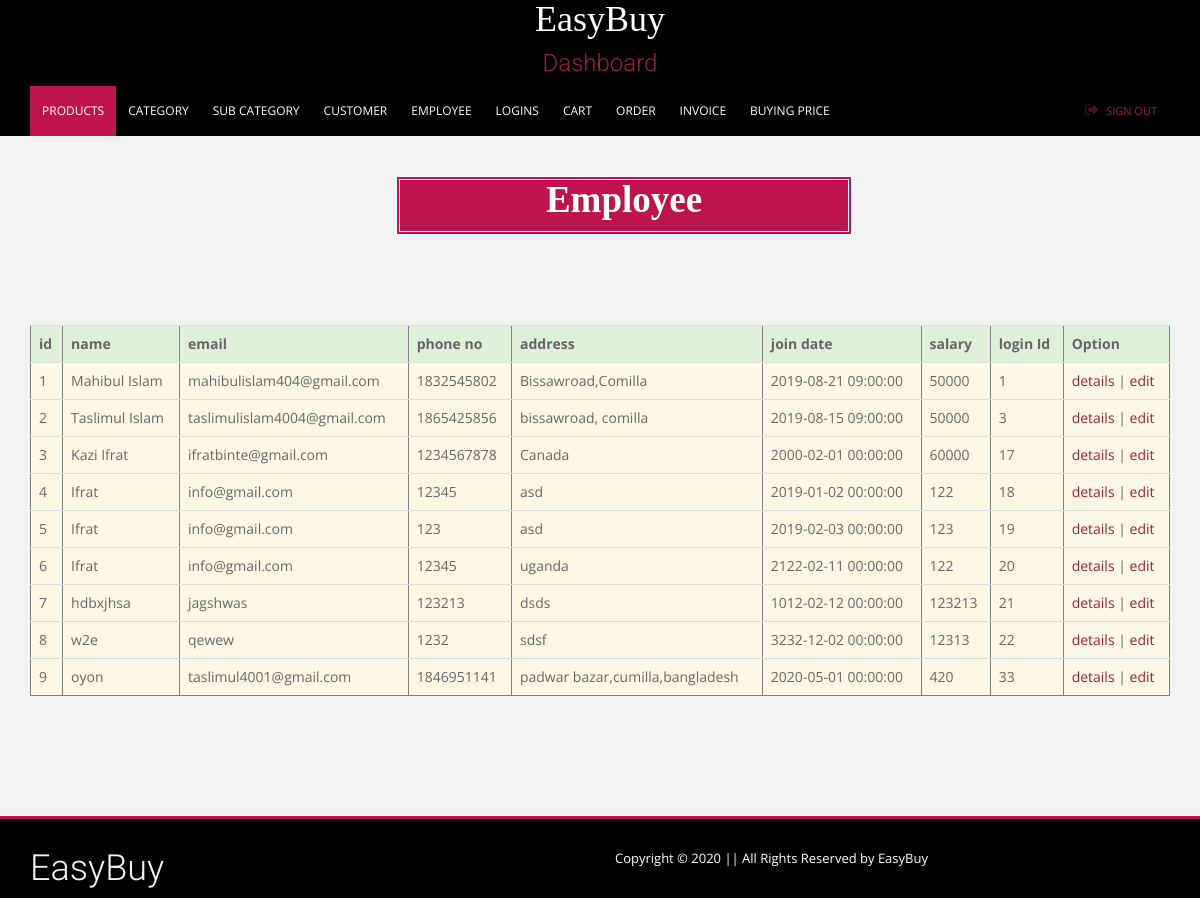
Screenshot of /views/employee/index.php (signed in) with the database file from the repository.
### tables this page shows
CREATE TABLE `employee` (
  `Id` int(11) NOT NULL,
  `Name` varchar(40) NOT NULL,
  `Email` varchar(50) NOT NULL,
  `Phone` int(11) NOT NULL,
  `Address` varchar(100) NOT NULL,
  `Join_Date` datetime NOT NULL,
  `Salary` int(11) NOT NULL,
  `Login_Id` int(11) NOT NULL
);

### app/model/model.php (called while the page is built, shortened)
<?php
    function readQuery($sql)
    {
        $conn = new mysqli(servername , username, password, databaseName);
        $arr = [];
        $result = $conn->query($sql);
        if ($result == TRUE) {
            while($row = $result->fetch_assoc()) {
                $arr[] = $row;
            }
        }
        else
        {
            echo "Error: " . $conn->error;
        }
        $json_data = json_encode($arr);
        return $json_data;
    }
?>

### app/controller/employeeController.php (called while the page is built, shortened)
<?php
function index()
    {
        $sql = "select * from employee";
        $jsonData = readQuery($sql);
        $emp = json_decode($jsonData);
        return $emp;
    }
?>

### views/employee/index.php (the view, shortened to what this page needs)
<?php
    include_once CON_FRONT.'employeeController.php';
    $emp = index();
?>
<!DOCTYPE html>
<html lang="en">
<head>
</head>
<body>
<?php include "../layout/adminHeader.php";?>
<br><br>
    <div class="section-title text-center">
        <h2 style="font-weight: 700;">Employee</h2>
    </div>
    <br>
<br>
<div class="container">
<br>
<br>
    <table class= "table table-hover" border="1px" align="center">
        <tr class="success">
            <th>id</th>
            <th>name</th>
            <th>email</th>
            <th>phone no</th>
            <th>address</th>
            <th>join date</th>
            <th>salary</th>
            <th>login Id</th>
            <th>Option</th>
        </tr>
        <?php foreach($emp as $e)
        { ?>
        <tr class= "warning">
            <td><?php echo $e->Id ?></td>
            <td><?php echo $e->Name ?></td>
            <td><?php echo $e->Email ?></td>
            <td><?php echo $e->Phone ?></td>
            <td><?php echo $e->Address ?></td>
            <td><?php echo $e->Join_Date ?></td>
            <td><?php echo $e->Salary ?></td>
            <td><?php echo $e->Login_Id ?></td>
            <td><a href="details.php?Id=<?= $e->Id ?>">details</a>  | <a href="edit.php?Id=<?= $e->Id ?>">edit</a> </td>
        </tr>
        <?php } ?>
    </table>
<br>
<br>
<br>
<br>
<br>
</div>
    <?php include "../layout/adminFooter.php";?>
</body>
</html>

### rows the page displays
employee: Id "1", Name "Mahibul Islam", Email "mahibulislam404@gmail.com", Phone "1832545802", Address "Bissawroad,Comilla", Join_Date "2019-08-21 09:00:00", Salary "50000", Login_Id "1"
employee: Id "2", Name "Taslimul Islam", Email "taslimulislam4004@gmail.com", Phone "1865425856", Address "bissawroad, comilla", Join_Date "2019-08-15 09:00:00", Salary "50000", Login_Id "3"
employee: Id "3", Name "Kazi Ifrat", Email "ifratbinte@gmail.com", Phone "1234567878", Address "Canada", Join_Date "2000-02-01 00:00:00", Salary "60000", Login_Id "17"
employee: Id "4", Name "Ifrat", Email "info@gmail.com", Phone "12345", Address "asd", Join_Date "2019-01-02 00:00:00", Salary "122", Login_Id "18"
employee: Id "5", Name "Ifrat", Email "info@gmail.com", Phone "123", Address "asd", Join_Date "2019-02-03 00:00:00", Salary "123", Login_Id "19"
employee: Id "6", Name "Ifrat", Email "info@gmail.com", Phone "12345", Address "uganda", Join_Date "2122-02-11 00:00:00", Salary "122", Login_Id "20"
employee: Id "7", Name "hdbxjhsa", Email "jagshwas", Phone "123213", Address "dsds", Join_Date "1012-02-12 00:00:00", Salary "123213", Login_Id "21"
employee: Id "8", Name "w2e", Email "qewew", Phone "1232", Address "sdsf", Join_Date "3232-12-02 00:00:00", Salary "12313", Login_Id "22"
employee: Id "9", Name "oyon", Email "taslimul4001@gmail.com", Phone "1846951141", Address "padwar bazar,cumilla,bangladesh", Join_Date "2020-05-01 00:00:00", Salary "420", Login_Id "33"
